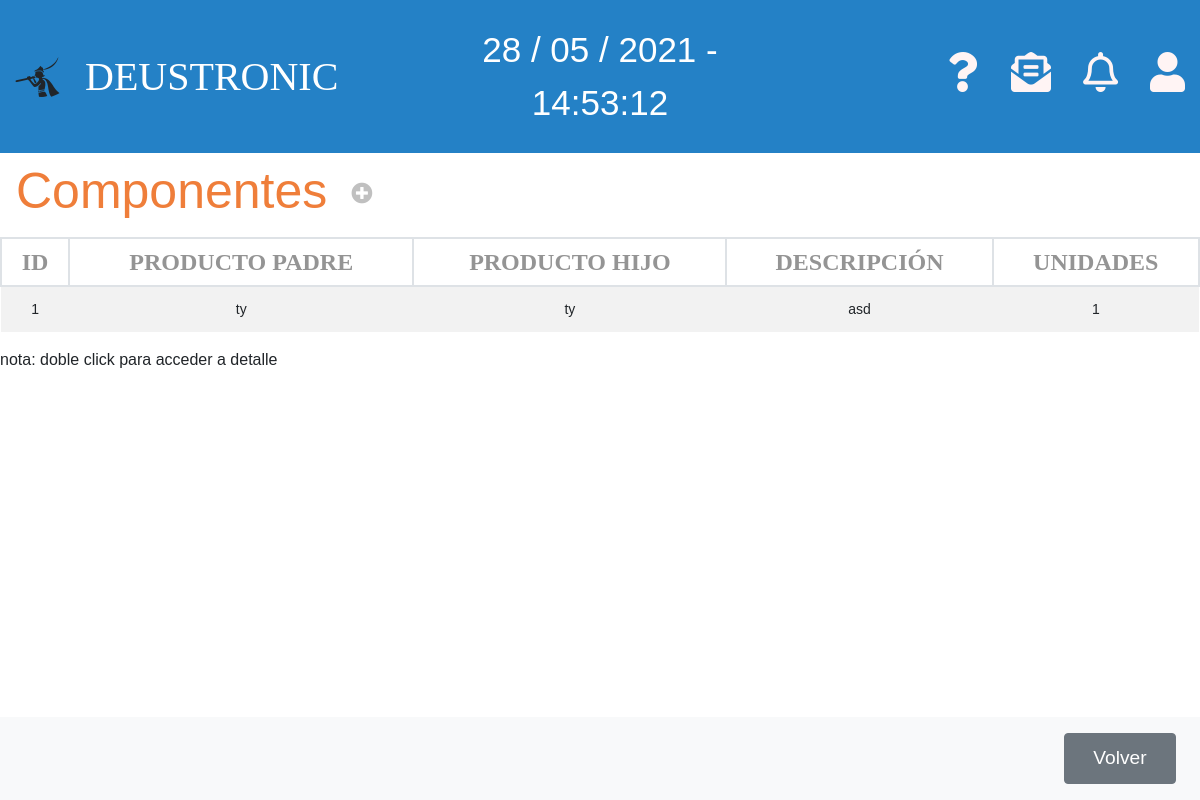
The page /appEntrega/componentes/ on the database as committed earlier.
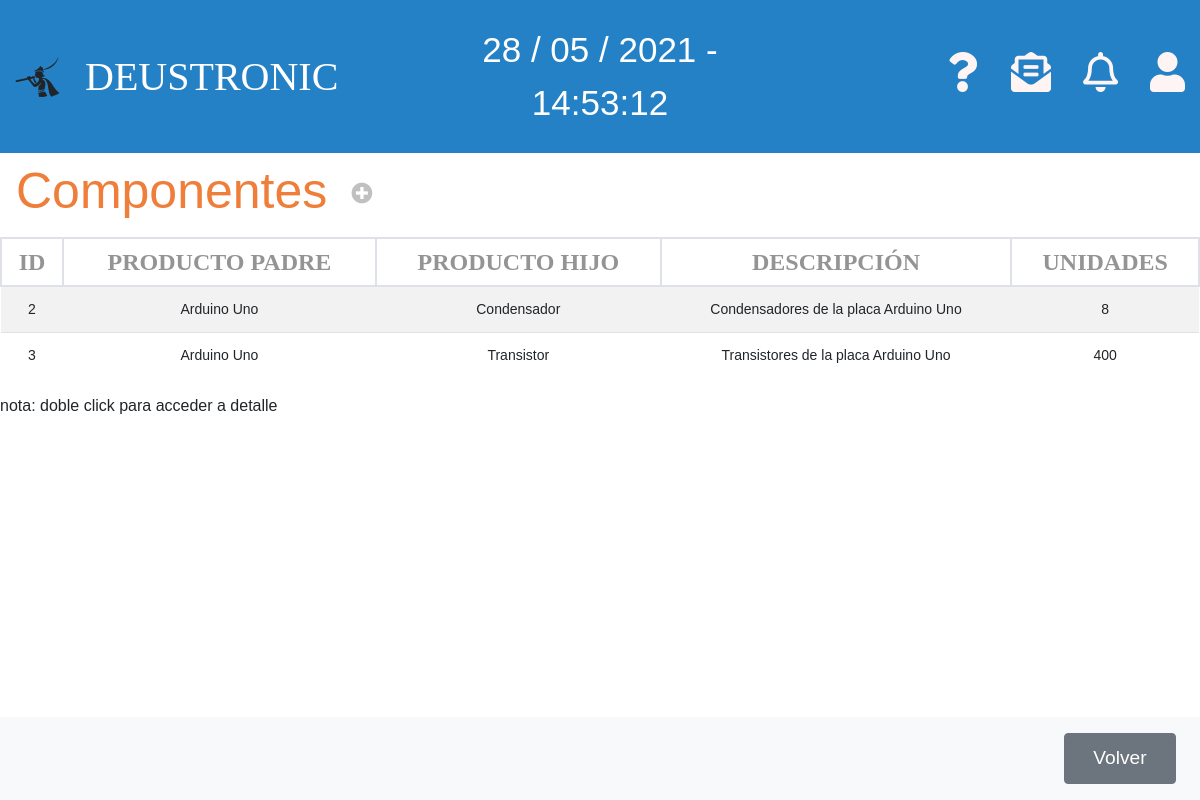
The same page on the database as committed later.
### appEntrega/models.py (models this page shows, shortened)
class Componente(models.Model):
    componente_producto_padre = models.ForeignKey(Producto, related_name='producto_padre', null=False,
                                                  on_delete=models.CASCADE,
                                                  default=0)
    componente_producto = models.ForeignKey(Producto, related_name='producto', null=False, on_delete=models.CASCADE,
                                            default=0)
    componente_unidades = models.PositiveIntegerField(default=1)
    componente_descripcion = models.CharField(max_length=250)

class Producto(models.Model):
    producto_referencia = models.CharField(max_length=13, primary_key=True)
    producto_nombre = models.CharField(max_length=50)
    producto_descripcion = models.CharField(max_length=250)
    producto_categoria = models.CharField(max_length=50)
    producto_precio = models.DecimalField(max_digits=10, decimal_places=2, default=0)
    producto_pdf = models.FileField(blank=True,null=True)

### appEntrega/views.py (the view)
# urls.py: path('componentes/', ComponenteListView.as_view(), name='listaComponente'),
class ComponenteListView(ListView):
    model = Componente
    template_name = 'listaComponentes.html'
    context_object_name = 'lista_componentes'

### appEntrega/templates/listaComponentes.html
{% extends 'base.html' %}
{% block content %}
<div class="">
    <nav class="navbar navbar-light table-navbar">
        <h2 class="orange-color">Componentes</h2>
        <ul class="navbar-nav mr-auto flex-row">
            <li class="nav-item m-0 ml-3">
                <i class="fas fa-plus-circle fa-lg c-grey"
                    onclick="location.href='http://127.0.0.1:8000/appEntrega/componentes/nuevo/'"></i>
            </li>
        </ul>
    </nav>
</div>
<div class="row">
    <div class="col-md-12">
        <table class="table-deustronic table table-striped table-hover">
            <thead>
                <tr>
                    <th>ID</th>
                    <th>PRODUCTO PADRE</th>
                    <th>PRODUCTO HIJO</th>
                    <th>DESCRIPCIÓN</th>
                    <th>UNIDADES</th>
                </tr>
            </thead>
            <tbody>
                {% if lista_componentes %}
                {% for comp in lista_componentes %}
                <tr ondblclick="location.href='http://127.0.0.1:8000/appEntrega/componentes/{{comp.pk}}/editar'">
                    <td>{{comp.pk}}</td>
                    <td>{{comp.componente_producto_padre.producto_nombre}}</td>
                    <td>{{comp.componente_producto.producto_nombre}}</td>
                    <td>{{comp.componente_descripcion}}</td>
                    <td>{{comp.componente_unidades}}</td>
                </tr>
                {% endfor %}
                {% else %}
                <tr>
                    <td colspan="5">
                        <p>No existen Componentes</p>
                    </td>
                </tr>
                {% endif %}
            </tbody>
        </table>
        <p>nota: doble click para acceder a detalle</p>
    </div>
</div>
<nav class="navbar navbar-light bg-light fixed-bottom">
    <div class="form-inline ml-auto">
        <button onclick="location.href='http://127.0.0.1:8000/appEntrega'" class="btn boton-nav btn-secondary m-2"
            type="button">Volver</button>
    </div>
</nav>
{% endblock %}

Rows that differ between the two databases and show on the page:
removed Componente: pk "1", componente_producto_padre.producto_nombre "ty", componente_producto.producto_nombre "ty", componente_descripcion "asd", componente_unidades "1"
added Componente: pk "2", componente_producto_padre.producto_nombre "Arduino Uno", componente_producto.producto_nombre "Condensador", componente_descripcion "Condensadores de la placa Arduino Uno", componente_unidades "8"
added Componente: pk "3", componente_producto_padre.producto_nombre "Arduino Uno", componente_producto.producto_nombre "Transistor", componente_descripcion "Transistores de la placa Arduino Uno", componente_unidades "400"
